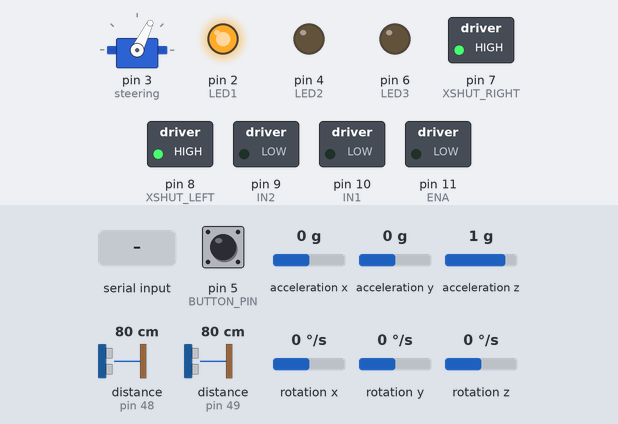
Bench run of a sketch on a simulated Arduino Nano, built with avr-gcc and run on an emulated ATmega328P. Shown: servo, switched loads named in the sketch (green lamp = pin HIGH), output pins drawn as LEDs (lit = HIGH). The test bench sets the inputs (shaded band); at power-on: distance to the obstacle (sensors on pin 49, pin 48) 80 cm, pin 5 (BUTTON_PIN) HIGH, rotation z 0 °/s, acceleration x 0 g, acceleration y 0 g, acceleration z 1 g, rotation x 0 °/s, rotation y 0 °/s. What the sketch prints to the serial monitor is not drawn.

Above: at 2.2 s.
2.3 s: distance to the obstacle (sensor on pin 49) set to 83 cm
5.3 s: distance to the obstacle (sensor on pin 49) set to 90 cm
At 6.7 s:
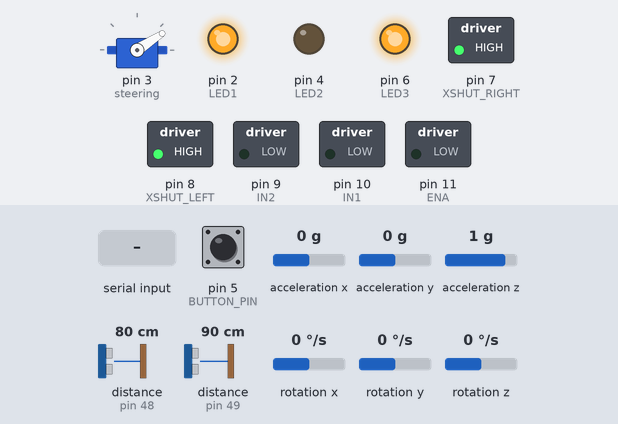
7.2 s: pin 5 (BUTTON_PIN) pulled LOW for 0.15 s
At 10.1 s:
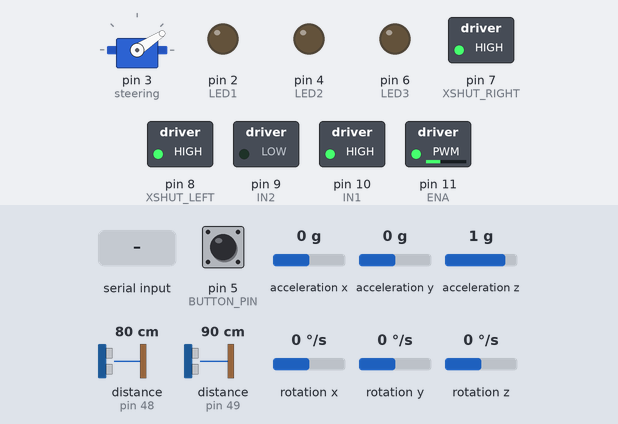
10.3 s: rotation z set to -192 °/s
At 11.9 s:
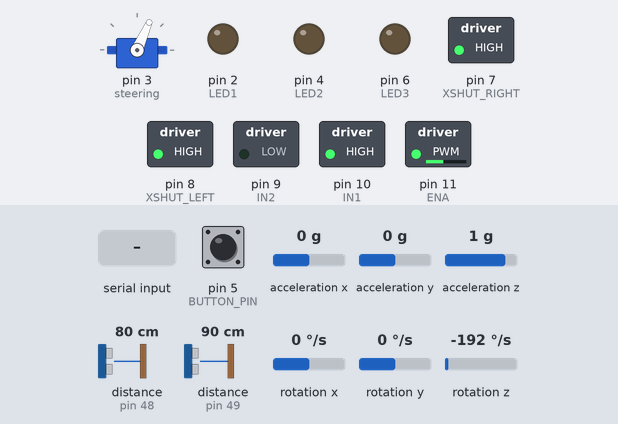
13.3 s: distance to the obstacle (sensor on pin 48) set to 120 cm
16.3 s: "L" received over Serial
At 18.2 s:
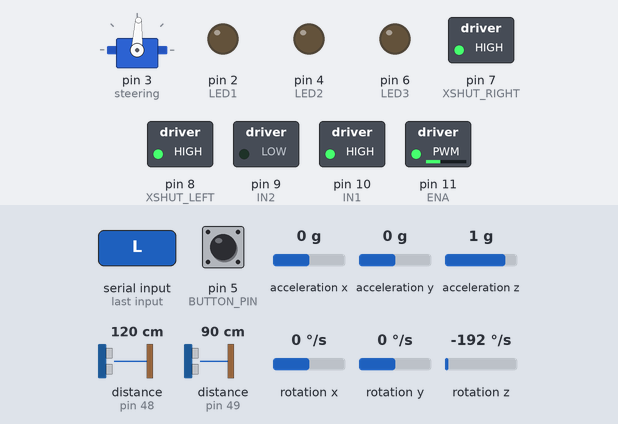
Timing chart, 0 to 19.2 s (numbered marks = the images above; inputs shaded):
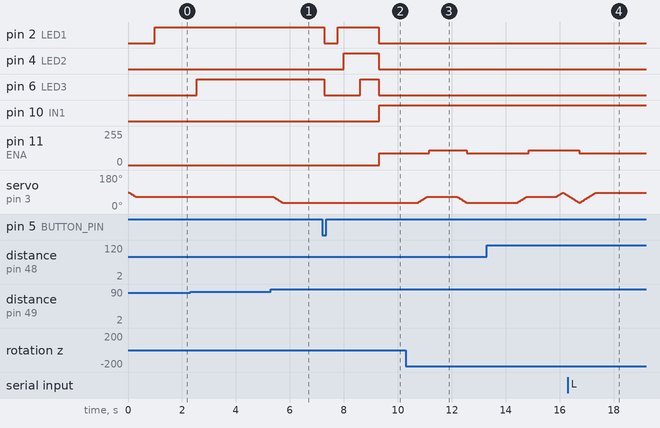

The sketch:

main_obstacle.ino
```cpp
#include <Wire.h>
#include <VL53L0X.h>
#include <I2Cdev.h>
#include "MPU6050_6Axis_MotionApps20.h"
#include <Servo.h>

// ===================================================
// === Motor Driver (L298N) Pins ===
// ===================================================
#define IN1 10
#define IN2 9
#define ENA 11
#define BUTTON_PIN 5   // Start button

bool motorRunning = false;
bool lastButtonState = HIGH;

// ===================================================
// === LED Pins (Status Indicators) ===
// ===================================================
#define LED1 2   // Sensors initialized
#define LED2 4   // Reserved
#define LED3 6   // Stable yaw saved (MPU6050)

// ===================================================
// === VL53L0X TOF Sensors ===
// ===================================================
VL53L0X sensorLeft;
VL53L0X sensorRight;
#define XSHUT_LEFT 8
#define XSHUT_RIGHT 7

unsigned long gapCooldownEnd = 0;
unsigned long startupIgnoreEnd = 0;

// ===================================================
// === MPU6050 IMU ===
// ===================================================
MPU6050 mpu;
bool dmpReady = false;
uint8_t fifoBuffer[64];
float ypr[3];
float stableYaw = 0.0;
bool yawSaved = false;
float turnStartYaw = 0.0;
bool turning = false;

enum TurnType { NONE, LEFT_TURN, RIGHT_TURN };
TurnType currentTurn = NONE;

// ===================================================
// === TOF Flags ===
// ===================================================
bool gapLeftActive = false;
bool gapRightActive = false;

// Confirmation counters
int leftGapConfirm = 0;
int rightGapConfirm = 0;

// Track which side triggered obstacle avoidance
char lastObstacle = 'N';

// ===================================================
// === Servo Steering ===
// ===================================================
Servo steering;

static inline int degToUs(float deg) {
  deg = constrain(deg, 0.0f, 270.0f);
  return (int)(500.0f + deg * (2000.0f / 270.0f));
}

const float SERVO_LEFT = 130.0f;
const float SERVO_RIGHT = 50.0f;
const float SERVO_STRAIGHT = 94.5f;
const float SERVO_STRAIGHT_ALT = 98.3f;

void smoothTurn(float targetDeg) {
  int currentUs = steering.readMicroseconds();
  int targetUs = degToUs(targetDeg);
  int step = (targetUs > currentUs) ? 5 : -5;

  for (int us = currentUs; us != targetUs; us += step) {
    steering.writeMicroseconds(us);
    delay(5);
    if ((step > 0 && us >= targetUs) || (step < 0 && us <= targetUs)) break;
  }
  steering.writeMicroseconds(targetUs);
}

// ===================================================
// === F1 Lights Sequence ===
// ===================================================
bool f1Active = false;
unsigned long f1StartTime = 0;

// ===================================================
// === STOP Sequence ===
// ===================================================
bool stopActive = false;
unsigned long stopStartTime = 0;
int stopStep = 0;
bool blinkState = false;
unsigned long lastBlinkTime = 0;

// ===================================================
// === TURN COUNT ===
// ===================================================
int turnCount = 0;

// ===================================================
// === SPEED CONTROL ===
// ===================================================
const int STRAIGHT_SPEED = 110;
const int TURN_SPEED = 90;
int currentSpeed = STRAIGHT_SPEED;

// ===================================================
// === PI Serial Control ===
// ===================================================
char lastPiCommand = 'N';   // 'R', 'L', 'S', or 'N'
bool piTurnActive = false;  // true while obeying Pi

// ===================================================
// === Setup ===
// ===================================================
void setup() {
  steering.attach(3, 500, 2500);
  smoothTurn(96.0f);

  pinMode(IN1, OUTPUT);
  pinMode(IN2, OUTPUT);
  pinMode(ENA, OUTPUT);
  pinMode(BUTTON_PIN, INPUT_PULLUP);

  pinMode(LED1, OUTPUT);
  pinMode(LED2, OUTPUT);
  pinMode(LED3, OUTPUT);
  digitalWrite(LED1, LOW);
  digitalWrite(LED2, LOW);
  digitalWrite(LED3, LOW);

  Serial.begin(9600);
  Wire.begin();

  // TOF init
  pinMode(XSHUT_LEFT, OUTPUT);
  pinMode(XSHUT_RIGHT, OUTPUT);
  digitalWrite(XSHUT_LEFT, LOW);
  digitalWrite(XSHUT_RIGHT, LOW);
  delay(100);

  digitalWrite(XSHUT_LEFT, HIGH);
  delay(50);
  if (sensorLeft.init()) sensorLeft.setAddress(0x30);
  else { Serial.println("❌ Left TOF failed!"); while (1); }

  digitalWrite(XSHUT_RIGHT, HIGH);
  delay(50);
  if (sensorRight.init()) sensorRight.setAddress(0x31);
  else { Serial.println("❌ Right TOF failed!"); while (1); }

  sensorLeft.setMeasurementTimingBudget(33000);
  sensorRight.setMeasurementTimingBudget(33000);
  sensorLeft.startContinuous();
  sensorRight.startContinuous();
  Serial.println("✅ TOF sensors ready");

  // MPU init
  mpu.initialize();
  if (mpu.dmpInitialize() == 0) {
    mpu.setDMPEnabled(true);
    dmpReady = true;
    Serial.println("✅ DMP Initialized");
  } else {
    Serial.println("❌ DMP init failed");
    while (1);
  }

  Serial.println("===============================");
  digitalWrite(LED1, HIGH);

  startupIgnoreEnd = millis() + 3000;
}

float toDegrees(float rawYaw) {
  float yawDeg = rawYaw * 180 / M_PI;
  if (yawDeg < 0) yawDeg += 360;
  return fmod(yawDeg, 360);
}

// ===================================================
// === STOP Handler ===
// ===================================================
void handleStop() {
  unsigned long elapsed = millis() - stopStartTime;

  if (stopStep == 0 && elapsed >= 1000) {
    digitalWrite(LED1, HIGH); stopStep = 1;
  }
  else if (stopStep == 1 && elapsed >= 2000) {
    digitalWrite(LED2, HIGH); stopStep = 2;
  }
  else if (stopStep == 2 && elapsed >= 3000) {
    digitalWrite(LED3, HIGH); stopStep = 3;

    analogWrite(ENA, 0);
    digitalWrite(IN1, LOW);
    digitalWrite(IN2, LOW);
    smoothTurn(SERVO_STRAIGHT);
    lastBlinkTime = millis();
  }

  if (stopStep >= 3 && millis() - lastBlinkTime >= 500) {
    blinkState = !blinkState;
    digitalWrite(LED1, blinkState);
    digitalWrite(LED2, blinkState);
    digitalWrite(LED3, blinkState);
    lastBlinkTime = millis();
  }
}

// ===================================================
// === TOF Obstacle & Gap Avoidance ===
// ===================================================
void handleTOF(float currentYaw) {
  uint16_t leftDist = sensorLeft.readRangeContinuousMillimeters();
  uint16_t rightDist = sensorRight.readRangeContinuousMillimeters();

  Serial.print("📏 TOF | Left: ");
  Serial.print(leftDist);
  Serial.print(" mm | Right: ");
  Serial.print(rightDist);
  Serial.println(" mm");

  // Immediate obstacle avoidance
  if (rightDist < 170) {
    Serial.println("🟠 OBSTACLE RIGHT → TURN LEFT");
    smoothTurn(SERVO_LEFT);
    lastObstacle = 'R';
  }
  if (leftDist < 170) {
    Serial.println("🔵 OBSTACLE LEFT → TURN RIGHT");
    smoothTurn(SERVO_RIGHT);
    lastObstacle = 'L';
  }

  // Recovery
  if (lastObstacle == 'R' && rightDist >= 250) {
    Serial.println("✅ RIGHT CLEARED → STRAIGHT_ALT");
    smoothTurn(SERVO_STRAIGHT_ALT);
    lastObstacle = 'N';
  }
  if (lastObstacle == 'L' && leftDist >= 170) {
    Serial.println("✅ LEFT CLEARED → STRAIGHT");
    smoothTurn(SERVO_STRAIGHT);
    lastObstacle = 'N';
  }

  // GAP detection (skip if turning or Pi controlling)
  if (!turning && !piTurnActive && millis() > gapCooldownEnd && millis() > startupIgnoreEnd) {
    if (leftDist > 850) leftGapConfirm++; else leftGapConfirm = 0;
    if (leftGapConfirm > 0) {
      Serial.println("🚀 GAP LEFT CONFIRMED → INITIATING LEFT TURN");
      turnStartYaw = currentYaw;
      currentTurn = LEFT_TURN;
      turning = true;
      smoothTurn(SERVO_LEFT);
      currentSpeed = TURN_SPEED;
      gapLeftActive = true;
      leftGapConfirm = 0;
      turnCount++;
      Serial.print("🔢 Turn Count: "); Serial.println(turnCount);
    }

    if (rightDist > 850) rightGapConfirm++; else rightGapConfirm = 0;
    if (rightGapConfirm > 0) {
      Serial.println("🚀 GAP RIGHT CONFIRMED → INITIATING RIGHT TURN");
      turnStartYaw = currentYaw;
      currentTurn = RIGHT_TURN;
      turning = true;
      smoothTurn(SERVO_RIGHT);
      currentSpeed = TURN_SPEED;
      gapRightActive = true;
      rightGapConfirm = 0;
      turnCount++;
      Serial.print("🔢 Turn Count: "); Serial.println(turnCount);
    }
  }
}

// ===================================================
// === Main Loop ===
// ===================================================
void loop() {
  if (stopActive) {
    handleStop();
    return;
  }

  // Button start
  bool buttonState = digitalRead(BUTTON_PIN);
  if (buttonState == LOW && lastButtonState == HIGH && !f1Active && !motorRunning) {
    Serial.println("🏎️ Button pressed → F1 Lights");
    f1Active = true;
    f1StartTime = millis();
    digitalWrite(LED1, LOW);
    digitalWrite(LED2, LOW);
    digitalWrite(LED3, LOW);
    delay(500);
  }
  lastButtonState = buttonState;

  if (f1Active) {
    unsigned long elapsed = millis() - f1StartTime;
    if (elapsed < 666) digitalWrite(LED1, HIGH);
    else if (elapsed < 1332) digitalWrite(LED2, HIGH);
    else if (elapsed < 1998) digitalWrite(LED3, HIGH);
    else {
      digitalWrite(LED1, LOW);
      digitalWrite(LED2, LOW);
      digitalWrite(LED3, LOW);
      motorRunning = true;
      f1Active = false;
      Serial.println("🟢 Lights Out → Motor GO");
    }
  }

  // Motor control
  if (motorRunning) {
    digitalWrite(IN1, HIGH);
    digitalWrite(IN2, LOW);
    analogWrite(ENA, currentSpeed);
  } else {
    digitalWrite(IN1, LOW);
    digitalWrite(IN2, LOW);
    analogWrite(ENA, 0);
  }

  // --- Pi Serial Commands ---
  if (Serial.available()) {
    char cmd = Serial.read();

    if (cmd == 'R') {
      Serial.println("📡 Pi → TURN RIGHT");
      smoothTurn(SERVO_RIGHT);
      lastPiCommand = 'R';
      piTurnActive = true;
    }
    else if (cmd == 'L') {
      Serial.println("📡 Pi → TURN LEFT");
      smoothTurn(SERVO_LEFT);
      lastPiCommand = 'L';
      piTurnActive = true;
    }
    else if (cmd == 'S') {
      Serial.println("📡 Pi → STRAIGHT");
      if (lastPiCommand == 'R') {
        smoothTurn(SERVO_STRAIGHT_ALT);
        Serial.println("↔️ Return to STRAIGHT_ALT (after RIGHT)");
      }
      else if (lastPiCommand == 'L') {
        smoothTurn(SERVO_STRAIGHT);
        Serial.println("↔️ Return to STRAIGHT (after LEFT)");
      }
      lastPiCommand = 'S';
      piTurnActive = false;
    }
  }

  // MPU6050 Yaw
  float currentYaw = 0.0;
  if (dmpReady && mpu.dmpGetCurrentFIFOPacket(fifoBuffer)) {
    Quaternion q;
    VectorFloat gravity;
    mpu.dmpGetQuaternion(&q, fifoBuffer);
    mpu.dmpGetGravity(&gravity, &q);
    mpu.dmpGetYawPitchRoll(ypr, &q, &gravity);
    currentYaw = toDegrees(ypr[0]);
    stableYaw = currentYaw;

    Serial.print("🧭 Current Yaw: ");
    Serial.println(currentYaw);

    if (!yawSaved) {
      static float lastYawCheck = 0;
      static unsigned long calibrationStart = 0;
      static bool calibrating = false;

      if (!calibrating) {
        lastYawCheck = currentYaw;
        calibrationStart = millis();
        calibrating = true;
      }

      if (abs(currentYaw - lastYawCheck) < 0.5) {
        if (millis() - calibrationStart > 1500) {
          stableYaw = currentYaw;
          yawSaved = true;
          calibrating = false;
          Serial.print("✅ Stable Yaw: ");
          Serial.println(stableYaw);
          digitalWrite(LED3, HIGH);
        }
      } else {
        calibrationStart = millis();
        lastYawCheck = currentYaw;
      }
    }

    // Handle yaw-based GAP turns (ignore if Pi is controlling)
    if (turning && !piTurnActive) {
      float targetYaw = turnStartYaw;
      if (currentTurn == RIGHT_TURN) { targetYaw += 85; if (targetYaw >= 360) targetYaw -= 360; }
      else if (currentTurn == LEFT_TURN) { targetYaw -= 90; if (targetYaw < 0) targetYaw += 360; }

      float yawError = fabs(currentYaw - targetYaw);
      if (yawError > 180) yawError = 360 - yawError;

      if (yawError <= 5) {
        Serial.println("✅ TURN COMPLETE → STRAIGHT");
        smoothTurn((currentTurn == RIGHT_TURN) ? SERVO_STRAIGHT_ALT : SERVO_STRAIGHT);
        turning = false;
        currentTurn = NONE;
        gapLeftActive = false;
        gapRightActive = false;
        gapCooldownEnd = millis() + 1000;
        currentSpeed = STRAIGHT_SPEED;
      }
    }
  }

  // TOF always active
  handleTOF(stableYaw);
}
```

Measured:
- the behaviour switches between 85 and 86 cm on distance to the obstacle (sensor on pin 49) (found by bisection; images 0 and 1)
- after the input at 5.3 s, servo on pin 3 (steering): moves from 64° to 33° over 0.33 s, starting after 0.10 s
- after the input at 7.2 s, pin 2 (LED1): HIGH → LOW after 0.08 s, → HIGH 0.50 s later, → LOW 1.5 s later; pin 4 (LED2): LOW → HIGH after 0.81 s, → LOW 1.3 s later; pin 6 (LED3): HIGH → LOW after 0.08 s, → HIGH 1.3 s later, → LOW 0.69 s later; pin 10 (IN1): LOW → HIGH after 2.1 s; pin 11 (ENA): 0/255 → 90/255 after 2.1 s
- after the input at 10.3 s, pin 11 (ENA): 90/255 → 110/255 after 0.86 s, → 90/255 1.4 s later; servo on pin 3 (steering): rises from 33° to 66° in 0.36 s, then falls to 33° in 1.5 s
- after the input at 16.3 s, pin 11 (ENA): goes on until 16.7 s, then stays 90/255
